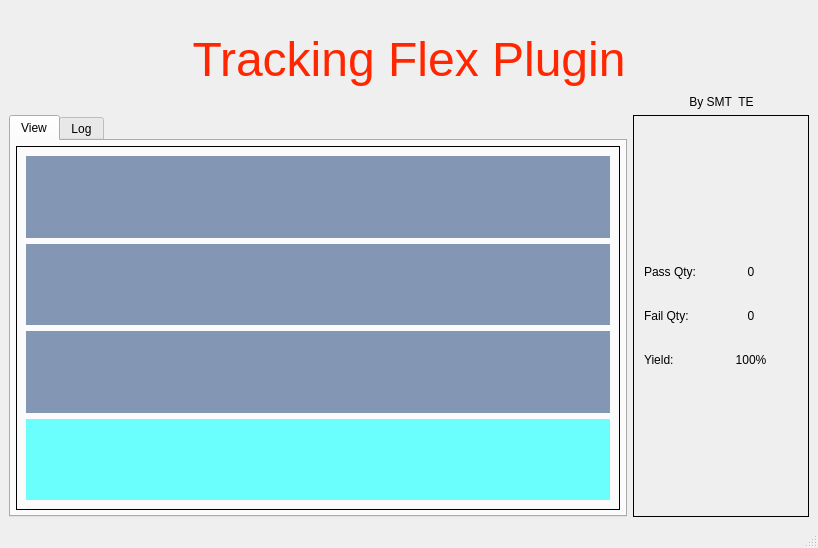
<?xml version="1.0" encoding="UTF-8"?>
<ui version="4.0">
 <class>MainWindow</class>
 <widget class="QMainWindow" name="MainWindow">
  <property name="geometry">
   <rect>
    <x>0</x>
    <y>0</y>
    <width>818</width>
    <height>548</height>
   </rect>
  </property>
  <property name="windowTitle">
   <string>MainWindow</string>
  </property>
  <widget class="QWidget" name="centralwidget">
   <layout class="QVBoxLayout" name="verticalLayout_2" stretch="1,4">
    <item>
     <layout class="QHBoxLayout" name="horizontalLayout" stretch="2,5,2">
      <item>
       <widget class="QLabel" name="label_3">
        <property name="styleSheet">
         <string notr="true">image: url(:/luxshare/luxshare.png);</string>
        </property>
        <property name="text">
         <string/>
        </property>
       </widget>
      </item>
      <item>
       <widget class="QLabel" name="label">
        <property name="font">
         <font>
          <family>Helvetica</family>
          <pointsize>36</pointsize>
          <weight>9</weight>
          <italic>false</italic>
          <bold>false</bold>
         </font>
        </property>
        <property name="styleSheet">
         <string notr="true">color: rgb(255, 38, 0);
font: 75 36pt &quot;Helvetica&quot;;</string>
        </property>
        <property name="text">
         <string>Tracking Flex Plugin</string>
        </property>
        <property name="alignment">
         <set>Qt::AlignCenter</set>
        </property>
       </widget>
      </item>
      <item>
       <widget class="QLabel" name="label_2">
        <property name="styleSheet">
         <string notr="true">font: 14pt &quot;Helvetica&quot;;</string>
        </property>
        <property name="text">
         <string>By SMT  TE</string>
        </property>
        <property name="alignment">
         <set>Qt::AlignBottom|Qt::AlignHCenter</set>
        </property>
       </widget>
      </item>
     </layout>
    </item>
    <item>
     <layout class="QHBoxLayout" name="horizontalLayout_2" stretch="7,2">
      <item>
       <widget class="QTabWidget" name="tabWidget">
        <property name="currentIndex">
         <number>0</number>
        </property>
        <widget class="QWidget" name="tab">
         <attribute name="title">
          <string>View</string>
         </attribute>
         <layout class="QHBoxLayout" name="horizontalLayout_4">
          <property name="leftMargin">
           <number>5</number>
          </property>
          <property name="topMargin">
           <number>5</number>
          </property>
          <property name="rightMargin">
           <number>5</number>
          </property>
          <property name="bottomMargin">
           <number>5</number>
          </property>
          <item>
           <widget class="QFrame" name="verticalFrame_2">
            <property name="styleSheet">
             <string notr="true">*{font: 75 28pt &quot;Helvetica&quot;;}

.QLineEdit{
background-color: rgb(131, 151, 180);
border:0px solid red;
}
.QLineEdit::hover{
	background-color: rgb(240, 233, 94);
border:0px solid red;
}</string>
            </property>
            <property name="frameShape">
             <enum>QFrame::Panel</enum>
            </property>
            <layout class="QVBoxLayout" name="verticalLayout">
             <item>
              <widget class="QLineEdit" name="lineEdit">
               <property name="sizePolicy">
                <sizepolicy hsizetype="Preferred" vsizetype="Preferred">
                 <horstretch>0</horstretch>
                 <verstretch>0</verstretch>
                </sizepolicy>
               </property>
               <property name="minimumSize">
                <size>
                 <width>0</width>
                 <height>60</height>
                </size>
               </property>
               <property name="styleSheet">
                <string notr="true"/>
               </property>
               <property name="text">
                <string/>
               </property>
               <property name="alignment">
                <set>Qt::AlignCenter</set>
               </property>
               <property name="readOnly">
                <bool>true</bool>
               </property>
              </widget>
             </item>
             <item>
              <widget class="QLabel" name="label_5">
               <property name="styleSheet">
                <string notr="true">background-color: rgb(131, 151, 180);</string>
               </property>
               <property name="text">
                <string/>
               </property>
               <property name="alignment">
                <set>Qt::AlignCenter</set>
               </property>
              </widget>
             </item>
             <item>
              <widget class="QLabel" name="label_4">
               <property name="styleSheet">
                <string notr="true">background-color: rgb(131, 151, 180);</string>
               </property>
               <property name="text">
                <string/>
               </property>
               <property name="alignment">
                <set>Qt::AlignCenter</set>
               </property>
              </widget>
             </item>
             <item>
              <widget class="QLabel" name="label_6">
               <property name="styleSheet">
                <string notr="true">background-color: rgb(106, 255, 253);</string>
               </property>
               <property name="text">
                <string/>
               </property>
               <property name="alignment">
                <set>Qt::AlignCenter</set>
               </property>
              </widget>
             </item>
            </layout>
           </widget>
          </item>
         </layout>
        </widget>
        <widget class="QWidget" name="tab_2">
         <attribute name="title">
          <string>Log</string>
         </attribute>
         <layout class="QVBoxLayout" name="verticalLayout_3">
          <property name="leftMargin">
           <number>5</number>
          </property>
          <property name="topMargin">
           <number>5</number>
          </property>
          <property name="rightMargin">
           <number>5</number>
          </property>
          <property name="bottomMargin">
           <number>5</number>
          </property>
          <item>
           <widget class="QTextEdit" name="textEdit"/>
          </item>
         </layout>
        </widget>
       </widget>
      </item>
      <item>
       <layout class="QHBoxLayout" name="horizontalLayout_3">
        <item>
         <widget class="QFrame" name="formFrame">
          <property name="styleSheet">
           <string notr="true">.QLabel{
font: 14pt &quot;Helvetica&quot;;
}
.QPushButton{
	border-radius:9px;
	background-color: rgb(99, 229, 255);
	min-height:40px;
	max-height:40px
}
.QPushButton::hover{
	border-radius:9px;
	background-color: orange;
	min-height:40px;
	max-height:40px
}
.QPushButton:pressed{
	border-radius:9px;
	background-color: rgb(200, 229, 255);
	min-height:40px;
	max-height:40px
}</string>
          </property>
          <property name="frameShape">
           <enum>QFrame::Panel</enum>
          </property>
          <layout class="QFormLayout" name="formLayout">
           <property name="formAlignment">
            <set>Qt::AlignLeading|Qt::AlignLeft|Qt::AlignVCenter</set>
           </property>
           <property name="horizontalSpacing">
            <number>0</number>
           </property>
           <property name="verticalSpacing">
            <number>30</number>
           </property>
           <property name="leftMargin">
            <number>10</number>
           </property>
           <property name="rightMargin">
            <number>10</number>
           </property>
           <item row="0" column="0">
            <widget class="QLabel" name="label_7">
             <property name="minimumSize">
              <size>
               <width>60</width>
               <height>0</height>
              </size>
             </property>
             <property name="text">
              <string>Pass Qty:</string>
             </property>
            </widget>
           </item>
           <item row="0" column="1">
            <widget class="QLabel" name="lb_pass">
             <property name="minimumSize">
              <size>
               <width>60</width>
               <height>0</height>
              </size>
             </property>
             <property name="text">
              <string>0</string>
             </property>
             <property name="alignment">
              <set>Qt::AlignCenter</set>
             </property>
            </widget>
           </item>
           <item row="1" column="0">
            <widget class="QLabel" name="label_9">
             <property name="minimumSize">
              <size>
               <width>60</width>
               <height>0</height>
              </size>
             </property>
             <property name="text">
              <string>Fail Qty:</string>
             </property>
            </widget>
           </item>
           <item row="1" column="1">
            <widget class="QLabel" name="lb_fail">
             <property name="minimumSize">
              <size>
               <width>60</width>
               <height>0</height>
              </size>
             </property>
             <property name="text">
              <string>0</string>
             </property>
             <property name="alignment">
              <set>Qt::AlignCenter</set>
             </property>
            </widget>
           </item>
           <item row="2" column="0">
            <widget class="QLabel" name="label_11">
             <property name="minimumSize">
              <size>
               <width>60</width>
               <height>0</height>
              </size>
             </property>
             <property name="text">
              <string>Yield:</string>
             </property>
            </widget>
           </item>
           <item row="2" column="1">
            <widget class="QLabel" name="lb_yield">
             <property name="minimumSize">
              <size>
               <width>60</width>
               <height>0</height>
              </size>
             </property>
             <property name="text">
              <string>100%</string>
             </property>
             <property name="alignment">
              <set>Qt::AlignCenter</set>
             </property>
            </widget>
           </item>
          </layout>
         </widget>
        </item>
       </layout>
      </item>
     </layout>
    </item>
   </layout>
  </widget>
  <widget class="QMenuBar" name="menubar">
   <property name="geometry">
    <rect>
     <x>0</x>
     <y>0</y>
     <width>818</width>
     <height>24</height>
    </rect>
   </property>
  </widget>
  <widget class="QStatusBar" name="statusbar"/>
 </widget>
 <resources>
  <include location="../img/img.qrc"/>
 </resources>
 <connections/>
</ui>
